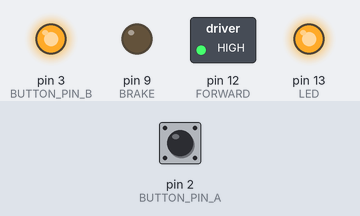
The sketch below on a simulated Arduino Uno, built with avr-gcc and run on an emulated ATmega328P. On the bench: switched loads named in the sketch (green lamp = pin HIGH), output pins drawn as LEDs (lit = HIGH). Inputs (shaded band) come from the test bench; at power-on: pin 2 (BUTTON_PIN_A) HIGH. What the sketch prints to the serial monitor is not drawn.

Above: at 1.2 s.
1.3 s: pin 2 (BUTTON_PIN_A) pulled LOW for 0.15 s
2.9 s: pin 2 (BUTTON_PIN_A) pulled LOW for 1 s
5.4 s: pin 2 (BUTTON_PIN_A) driven LOW
8.4 s: pin 2 (BUTTON_PIN_A) pulsed HIGH 2 times (0.12 s each, 0.3 s apart)
Timing chart, 0 to 11.4 s (numbered marks = the images above; inputs shaded):
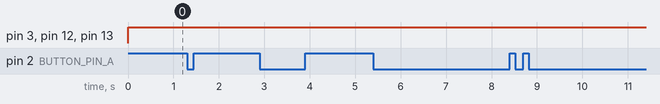

Measured:
- after the input at 1.3 s, every drawn part: stays the same
- after the input at 2.9 s, every drawn part: stays the same
- after the input at 5.4 s, every drawn part: stays the same
- after the input at 8.4 s, every drawn part: stays the same

The sketch:

motor_04_switch.ino
```cpp
/* Motor Shield 1-Channel DC Motor Demo
For more information see: http://www.instructables.com/id/Arduino-Motor-Shield-Tutorial/
For motor shield see http://arduino.cc/en/Main/ArduinoMotorShieldR3
Hardware: Arduino Uno with Arduino Motor Shield and 1 motor connected.
*/
#include <SoftwareSerial.h>
#include <stdarg.h>

/* CONFIG / CONSTANTS: */

uint16_t onSec = 60 * 3;
uint16_t offSec = 60 * 4;

#define DEC_TIME   0.99      // factor for decreasing time intervals
#define INC_TIME   1.010101  // factor for increasing time intervals

#define FORWARD          12  // Pin for Motor A forward
#define BRAKE             9  // Pin for Motor A brake
#define SPEED           255  // Full speed = 255

#define BUTTON_PIN_A      2  // Pin for Button A
//TODO - probably pin 3 is also used by motor shield?
#define BUTTON_PIN_B      3  // Pin for Button B
#define DELAY            20  // Button probe - delay in ms
#define DELAYS_PER_SEC   50  // Number of delays per second = 1000 / DELAY

#define LED              13  // Pin for onboard LED

/* HELPERS: */

boolean handle_button(uint16_t pin) {
  uint16_t button_pressed = !digitalRead(pin); // pin low -> pressed
  return button_pressed;
}

/* VARS: */

uint16_t loop_count;

/* HELPERS: */

void slog(char* msg) {
  Serial.print(msg);
}

void slogMinus() {
  slog("---------------------------------------\n");
}

char *sformat(char *fmt, ... ) {
  // include <stdarg.h>
  // see http://playground.arduino.cc/Main/Printf
  char buf[128]; // resulting string limited to 128 chars
  va_list args;
  va_start (args, fmt );
  vsnprintf(buf, 128, fmt, args);
  va_end (args);
  return buf;
}

void delaySec(uint16_t s, char* msg, uint16_t lc) {

  //prepare on/off time string for log messages:
  div_t condt = div(onSec, 60);
  uint16_t conm = condt.quot;
  uint16_t cons = condt.rem;
  div_t coffdt = div(offSec, 60);
  uint16_t coffm = coffdt.quot;
  uint16_t coffs = coffdt.rem;
  slog(sformat("RUN: %02dm%02ds / PAUSE: %02dm%02ds\n", conm, cons, coffm, coffs));

  for (uint16_t seconds = s; seconds > 0; seconds--) {
    if ( (s - seconds < 6
    ) || (seconds <= 15) || ( seconds % 15 == 0 )) {
      div_t loopdt = div(seconds, 60);
      uint16_t loopm = loopdt.quot;
      uint16_t loops = loopdt.rem;
      slog(sformat("Loop no. %d / currently %s / %02dm%02ds left.\n",
        lc, msg, loopm, loops));
    }

    // we need to tack if there were button infos printed:
    static uint16_t any_button;
    any_button = 0; // no button info printed yet

    static uint16_t char_count; //count single chars printed
    char_count = 0;

    for (uint16_t delays = 0; delays < DELAYS_PER_SEC; delays++) {
      delay(DELAY);

      // check button A:
      boolean button_pressed_a = handle_button(BUTTON_PIN_A);

      // write dot, or A if pressed for Button A:
      if (button_pressed_a) {
        if (any_button == 0) {
          any_button = 1;
          Serial.println(); //newline before first Button info char
        }
        Serial.print("A");
        onSec = (uint16_t)(0.5f + INC_TIME * onSec);
        offSec = (uint16_t)(0.5f + DEC_TIME * offSec);
        char_count++;
      }

      // same for B:
      boolean button_pressed_b = handle_button(BUTTON_PIN_B);
      if (button_pressed_b) {
        if (any_button == 0) {
          any_button = 1;
          Serial.println(); //newline before first Button info char
        }
        Serial.print("B");
        onSec = (uint16_t)(0.5f + DEC_TIME * onSec);
        offSec = (uint16_t)(0.5f + INC_TIME * offSec);
        char_count++;
      }

      if (char_count > 0)
        // add newline every 64 chars:
        if ((char_count & 0x1f) == 0) //0x1f = 31, 0x3f = 63
          Serial.println();
    }

    if (any_button == 1) {
      //newline after Button info line(s), only if there was something:
      Serial.println();
      any_button = 0;
      slog(sformat("New Values: onSec / offSec = %d / %d \n",
        onSec, offSec));
    }
  }
}

/* SETUP: */

void setup() {
  // Open serial console:
  SoftwareSerial mySerial(10, 11); // RX, TX
  Serial.begin(9600);

  slog("Arduino initializing...\n");

  // digital pin initialize A:
  pinMode(BUTTON_PIN_A,INPUT);
  digitalWrite(BUTTON_PIN_A, HIGH); // configure as pull-up using internal resistor

  // same for B:
  pinMode(BUTTON_PIN_B,INPUT);
  digitalWrite(BUTTON_PIN_B, HIGH);

  //init loop counter for logging
  loop_count = 0;

  // initialize the digital pins as outputs
  pinMode(LED, OUTPUT);  // LED

  // Motor Channel A:
  pinMode(FORWARD, OUTPUT); // Initiates Motor Channel A pin
  pinMode(BRAKE, OUTPUT); // Initiates Brake Channel A pin

  slog("... initialized.\n");
}

/* MAIN LOOP: */

void loop() {

  slog("Start channel A ...\n");
  digitalWrite(FORWARD, HIGH); // Establishes forward direction of Channel A
  digitalWrite(BRAKE, LOW);   // Disengage the Brake for Channel A
  analogWrite(3, SPEED);   // Spins the motor on Channel A at the desired speed
  digitalWrite(LED, HIGH);   // Turn the LED on (HIGH is the voltage level)

  delaySec(onSec, "RUNNING", loop_count);
  slogMinus();

  slog("Stop channel A ...\n");
  digitalWrite(BRAKE, HIGH); // Engage the Brake for Channel A
  digitalWrite(LED, LOW);    // Turn the LED off by making the voltage LOW

  delaySec(offSec, "PAUSING", loop_count);
  slogMinus();

  loop_count++;
}
```
